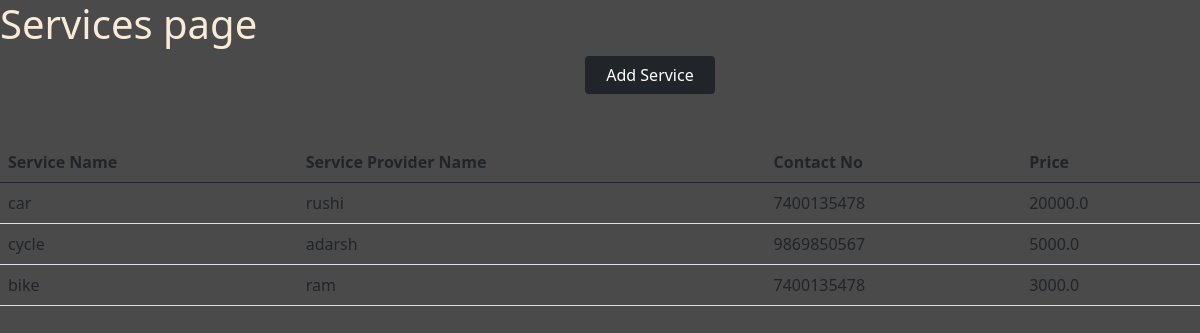
The app's page /service with its own data.
### community_app/models.py (models this page shows)
class Service(models.Model):
    service_name = models.CharField(max_length=50, null=True, blank=True, default=None)
    service_provider_name = models.CharField(max_length=50, null=True, blank=True, default=None)
    contact_no = models.CharField(max_length=50, null=True, blank=True, default=None)
    price = models.FloatField(null=True, blank=True, default=0)
    posted_by = models.CharField(max_length=50, null=True, blank=True, default=None)

### community_app/views.py (the view)
# urls.py: path('service', views.service, name='service'),
def service(request):
    service_list = Service.objects.all()
    return render(request, 'service.html', {'service_list': service_list})

### community_app/templates/service.html (shortened to what this page needs)
{% extends 'index.html' %}
{% load static %}
{% block content %}
<!DOCTYPE html>
<html lang="en">
<head>
</head>
<body>
<h1>Services page</h1>
<div>
    <a class="container btn btn-default bg-dark" style="margin-left:585px; color:white; width: 130px;" href="{% url 'add_service' %}"> Add Service</span></a>
    <br><br><br>
    <table id="example" class="table table-hover">
        <thead>
        <tr>
            <th>Service Name</th>
            <th>Service Provider Name</th>
            <th>Contact No</th>
            <th>Price</th>
        </tr>
        </thead>
        <tbody>
        {% for i in service_list %}
        <tr>
            <td>{{i.service_name}}</td>
            <td>{{i.service_provider_name}}</td>
            <td>{{i.contact_no}}</td>
            <td>{{i.price}}</td>
        </tr>
        {% endfor %}
        </tbody>
    </table>
</div>
</body>
</html>
{% endblock %}

### community_app/templates/index.html (shortened to what this page needs)
{% load static %}
<!doctype html>
<html lang="en">
  <head>
    <link href="{% static 'blog/css/bootstrap.css' %}" rel="stylesheet">
    <link href="{% static 'blog/css/style.css' %}" rel="stylesheet">
  </head>
  <body>
  {% block content %}{% endblock %}
  </body>
</html>

### community_app/static/blog/css/style.css (style rules this page uses)
body { background-color: rgb(75, 74, 74); color: antiquewhite; }

### records on screen
Service: service_name "car", service_provider_name "rushi", contact_no "7400135478", price "20000.0"
Service: service_name "cycle", service_provider_name "adarsh", contact_no "9869850567", price "5000.0"
Service: service_name "bike", service_provider_name "ram", contact_no "7400135478", price "3000.0"
